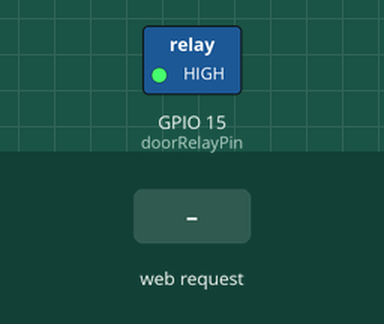
Simulated run of this sketch. Board: ESP8266 (NodeMCU). Shown: switched loads named in the sketch (green lamp = pin HIGH). Inputs (shaded band) come from the test bench. WiFi joins after 1.5 s; servers stay silent unless stated; what the sketch prints to the serial monitor is not drawn.

Above: at 2.7 s.
2.8 s: HTTP request GET /close received
At 4.0 s:
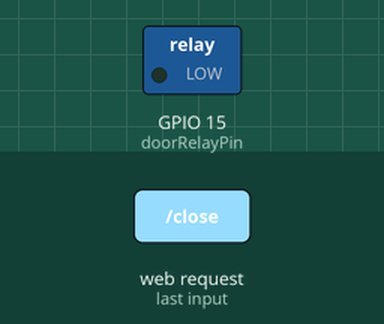
4.3 s: HTTP request GET /open received
At 5.4 s:
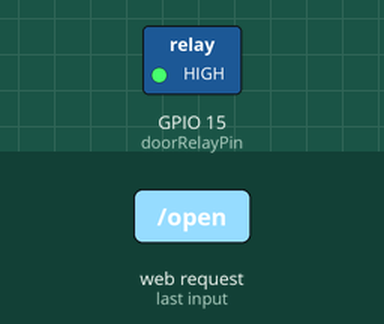
5.8 s: HTTP request GET /test received
At 8.1 s:
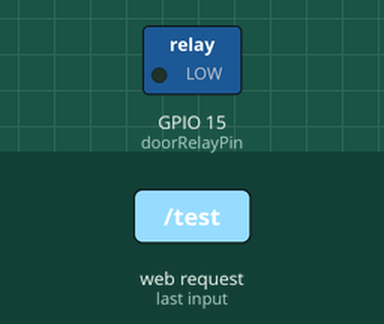
Timing chart, 0 to 13.3 s (numbered marks = the images above; inputs shaded):
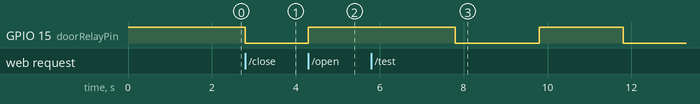

Measured:
- after the input at 2.8 s, GPIO 15 (doorRelayPin): HIGH → LOW at once
- after the input at 4.3 s, GPIO 15 (doorRelayPin): LOW → HIGH at once
- after the input at 5.8 s, GPIO 15 (doorRelayPin): HIGH → LOW after 2.0 s, → HIGH 2.0 s later, → LOW 2.0 s later

The sketch:

test_relay_v2.ino
```cpp
#include <ESP8266WiFi.h>
#include <ESP8266WebServer.h>

// WiFi credentials - Ganti dengan SSID dan password WiFi Anda
const char* ssid = "Agus";
const char* password = "12345678";

// Pin untuk relay pintu (ganti sesuai dengan pin ESP8266 yang digunakan)
const int doorRelayPin = 15; // Pin GPIO 15 (D8) untuk relay

// Web server pada port 80
ESP8266WebServer server(80);

void setup() {
  Serial.begin(9600);

  // Setup pin relay sebagai output
  pinMode(doorRelayPin, OUTPUT);
  digitalWrite(doorRelayPin, HIGH); // Relay OFF (pintu terkunci)

  // Koneksi ke WiFi
  WiFi.begin(ssid, password);
  Serial.print("Connecting to WiFi");
  while (WiFi.status() != WL_CONNECTED) {
    delay(500);
    Serial.print(".");
  }
  Serial.println("");
  Serial.print("Connected to WiFi. IP address: ");
  Serial.println(WiFi.localIP());

  // Setup routes
  server.on("/open", HTTP_GET, handleOpenDoor);
  server.on("/close", HTTP_GET, handleCloseDoor);
  server.on("/test", HTTP_GET, handleTestRelay);
  server.on("/ping", HTTP_GET, handlePing);
  server.onNotFound(handleNotFound);

  // Start server
  server.begin();
  Serial.println("HTTP server started");
}

void loop() {
  server.handleClient();
}

void handleOpenDoor() {
  Serial.println("Door open request received");

  // Buka pintu dengan HIGH (untuk relay yang active HIGH)
  digitalWrite(doorRelayPin, HIGH); // Relay ON (pintu terbuka)
  Serial.println("Door opened - Relay HIGH");

  // Kirim response
  server.send(200, "text/plain", "Door opened successfully - Relay set to HIGH");
}

void handleCloseDoor() {
  Serial.println("Door close request received");

  // Tutup pintu
  digitalWrite(doorRelayPin, LOW); // Relay OFF (pintu terkunci)
  Serial.println("Door closed - Relay LOW");

  // Kirim response
  server.send(200, "text/plain", "Door closed successfully - Relay set to LOW");
}

void handleTestRelay() {
  Serial.println("Testing relay with HIGH/LOW...");

  // Test dengan HIGH (beberapa relay butuh HIGH untuk ON)
  digitalWrite(doorRelayPin, HIGH);
  Serial.println("Relay ON (HIGH) - 2 seconds");
  delay(2000);

  // Test OFF
  digitalWrite(doorRelayPin, LOW);
  Serial.println("Relay OFF (LOW) - 2 seconds");
  delay(2000);

  // Test ON lagi
  digitalWrite(doorRelayPin, HIGH);
  Serial.println("Relay ON (HIGH) - 2 seconds");
  delay(2000);

  // Kembali OFF
  digitalWrite(doorRelayPin, LOW);
  Serial.println("Relay OFF (LOW) - back to default");

  server.send(200, "text/plain", "Relay test completed with HIGH/LOW - check if relay clicked 2 times");
}

void handlePing() {
  Serial.println("Ping request received");

  // Kirim response dengan status
  String response = "ESP8266 is online. IP: " + WiFi.localIP().toString();
  server.send(200, "text/plain", response);
}

void handleNotFound() {
  server.send(404, "text/plain", "Not found");
}
```

test_relay.ino
```cpp

```
